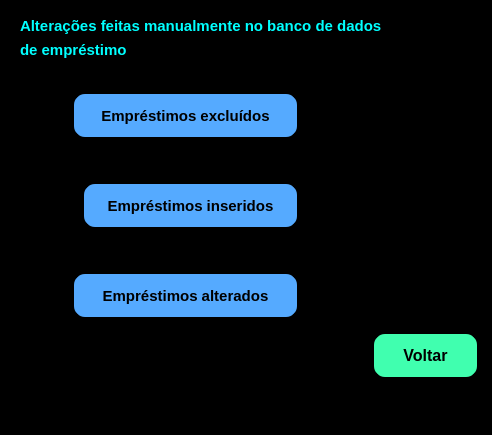
<?xml version="1.0" encoding="UTF-8"?>
<ui version="4.0">
 <class>MainWindow</class>
 <widget class="QMainWindow" name="MainWindow">
  <property name="geometry">
   <rect>
    <x>0</x>
    <y>0</y>
    <width>492</width>
    <height>435</height>
   </rect>
  </property>
  <property name="windowTitle">
   <string>Backup de emprestimo</string>
  </property>
  <property name="styleSheet">
   <string notr="true">background-color: rgb(0, 0, 0);</string>
  </property>
  <widget class="QWidget" name="centralwidget">
   <widget class="QPushButton" name="pushButton">
    <property name="geometry">
     <rect>
      <x>70</x>
      <y>90</y>
      <width>231</width>
      <height>51</height>
     </rect>
    </property>
    <property name="font">
     <font>
      <pointsize>11</pointsize>
      <weight>75</weight>
      <bold>true</bold>
     </font>
    </property>
    <property name="styleSheet">
     <string notr="true">border-radius: 15px;
background-color: rgb(85, 170, 255);
border-style: outset;
border-width: 4px;
border-color: black;</string>
    </property>
    <property name="text">
     <string>Empréstimos excluídos</string>
    </property>
   </widget>
   <widget class="QPushButton" name="pushButton_2">
    <property name="geometry">
     <rect>
      <x>70</x>
      <y>270</y>
      <width>231</width>
      <height>51</height>
     </rect>
    </property>
    <property name="font">
     <font>
      <pointsize>11</pointsize>
      <weight>75</weight>
      <bold>true</bold>
     </font>
    </property>
    <property name="styleSheet">
     <string notr="true">border-radius: 15px;
background-color: rgb(85, 170, 255);
border-style: outset;
border-width: 4px;
border-color: black;</string>
    </property>
    <property name="text">
     <string>Empréstimos alterados</string>
    </property>
   </widget>
   <widget class="QPushButton" name="pushButton_3">
    <property name="geometry">
     <rect>
      <x>80</x>
      <y>180</y>
      <width>221</width>
      <height>51</height>
     </rect>
    </property>
    <property name="font">
     <font>
      <pointsize>11</pointsize>
      <weight>75</weight>
      <bold>true</bold>
     </font>
    </property>
    <property name="styleSheet">
     <string notr="true">border-radius: 15px;
background-color: rgb(85, 170, 255);
border-style: outset;
border-width: 4px;
border-color: black;</string>
    </property>
    <property name="text">
     <string>Empréstimos inseridos</string>
    </property>
   </widget>
   <widget class="QLabel" name="label_2">
    <property name="geometry">
     <rect>
      <x>340</x>
      <y>130</y>
      <width>131</width>
      <height>121</height>
     </rect>
    </property>
    <property name="text">
     <string/>
    </property>
    <property name="pixmap">
     <pixmap>backuyp.png</pixmap>
    </property>
    <property name="scaledContents">
     <bool>true</bool>
    </property>
   </widget>
   <widget class="QLabel" name="label">
    <property name="geometry">
     <rect>
      <x>20</x>
      <y>280</y>
      <width>41</width>
      <height>31</height>
     </rect>
    </property>
    <property name="text">
     <string/>
    </property>
    <property name="pixmap">
     <pixmap>trocar.png</pixmap>
    </property>
    <property name="scaledContents">
     <bool>true</bool>
    </property>
   </widget>
   <widget class="QLabel" name="label_3">
    <property name="geometry">
     <rect>
      <x>20</x>
      <y>100</y>
      <width>41</width>
      <height>31</height>
     </rect>
    </property>
    <property name="text">
     <string/>
    </property>
    <property name="pixmap">
     <pixmap>excluir_bk.png</pixmap>
    </property>
    <property name="scaledContents">
     <bool>true</bool>
    </property>
   </widget>
   <widget class="QLabel" name="label_4">
    <property name="geometry">
     <rect>
      <x>20</x>
      <y>190</y>
      <width>51</width>
      <height>41</height>
     </rect>
    </property>
    <property name="text">
     <string/>
    </property>
    <property name="pixmap">
     <pixmap>inserir.png</pixmap>
    </property>
    <property name="scaledContents">
     <bool>true</bool>
    </property>
   </widget>
   <widget class="QLabel" name="label_5">
    <property name="geometry">
     <rect>
      <x>20</x>
      <y>10</y>
      <width>471</width>
      <height>31</height>
     </rect>
    </property>
    <property name="font">
     <font>
      <pointsize>11</pointsize>
      <weight>75</weight>
      <bold>true</bold>
     </font>
    </property>
    <property name="styleSheet">
     <string notr="true">color: rgb(0, 255, 255);</string>
    </property>
    <property name="text">
     <string>Alterações feitas manualmente no banco de dados </string>
    </property>
   </widget>
   <widget class="QLabel" name="label_6">
    <property name="geometry">
     <rect>
      <x>20</x>
      <y>40</y>
      <width>221</width>
      <height>20</height>
     </rect>
    </property>
    <property name="font">
     <font>
      <pointsize>11</pointsize>
      <weight>75</weight>
      <bold>true</bold>
     </font>
    </property>
    <property name="styleSheet">
     <string notr="true">color: rgb(0, 255, 255);</string>
    </property>
    <property name="text">
     <string>de empréstimo</string>
    </property>
   </widget>
   <widget class="QPushButton" name="pushButton_7">
    <property name="geometry">
     <rect>
      <x>370</x>
      <y>330</y>
      <width>111</width>
      <height>51</height>
     </rect>
    </property>
    <property name="font">
     <font>
      <pointsize>12</pointsize>
      <weight>75</weight>
      <bold>true</bold>
     </font>
    </property>
    <property name="styleSheet">
     <string notr="true">border-radius: 15px;
border-style: outset;
background-color: rgb(64, 255, 175);
border-width: 4px;
border-color: black;</string>
    </property>
    <property name="text">
     <string>Voltar</string>
    </property>
    <property name="icon">
     <iconset>
      <normaloff>voltar.png</normaloff>voltar.png</iconset>
    </property>
   </widget>
  </widget>
  <widget class="QMenuBar" name="menubar">
   <property name="geometry">
    <rect>
     <x>0</x>
     <y>0</y>
     <width>492</width>
     <height>26</height>
    </rect>
   </property>
  </widget>
  <widget class="QStatusBar" name="statusbar"/>
 </widget>
 <resources/>
 <connections/>
</ui>
